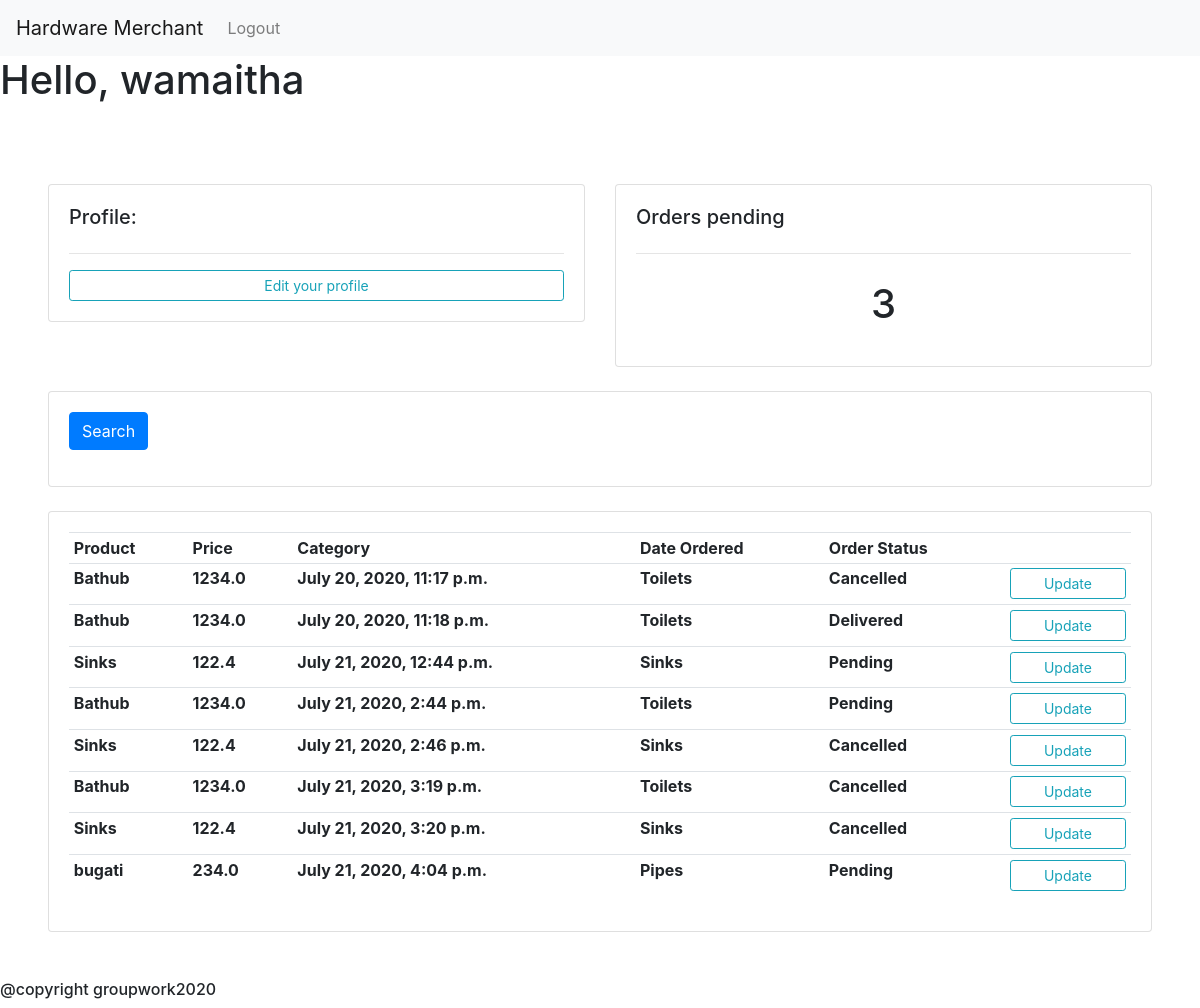
Before: /intern/Joshua/ (signed in) with the older database file.
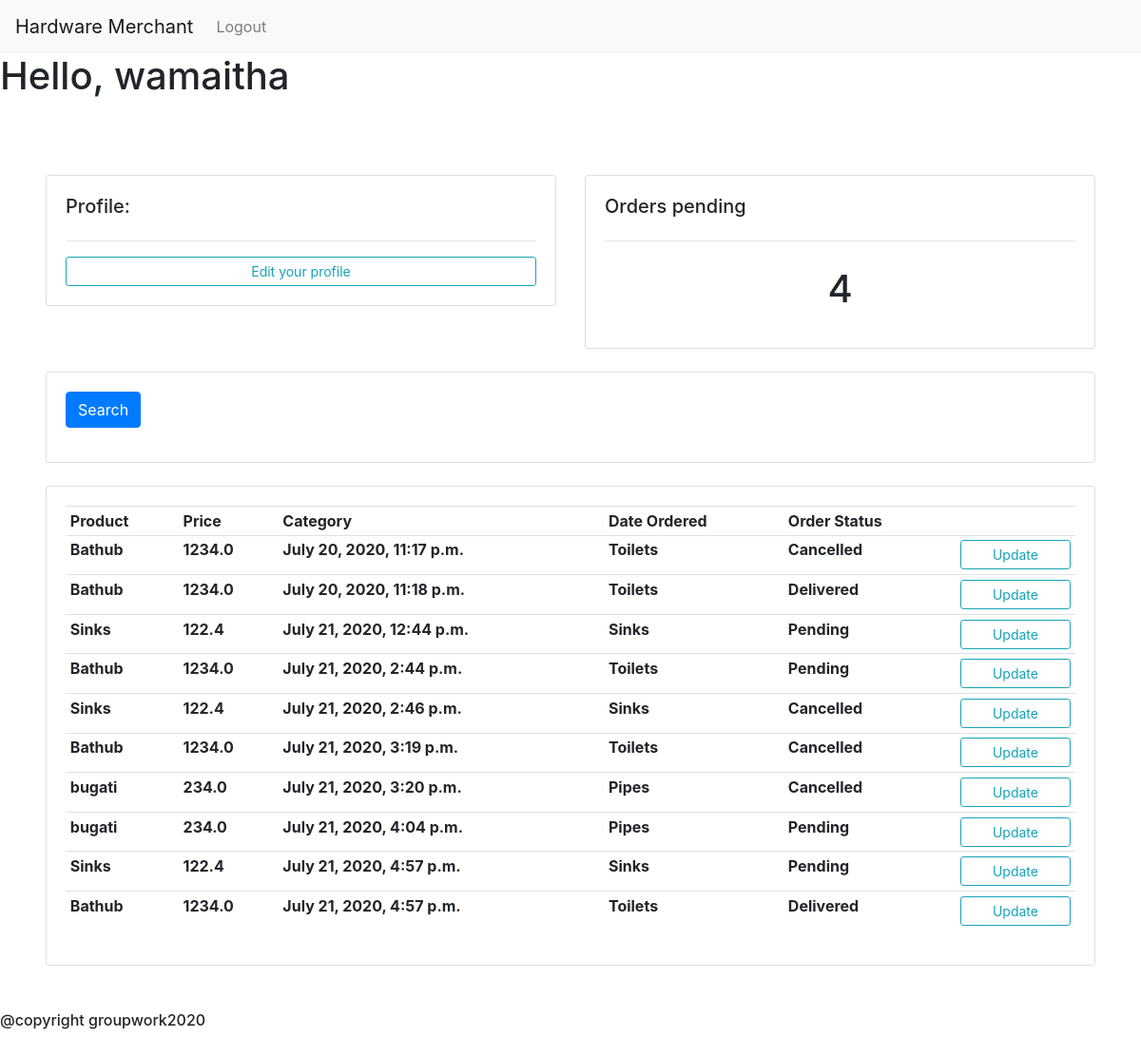
After: the same page with the newer database file.
### main/models.py (models this page shows, shortened)
class Order(models.Model):
    STATUS =(
                ('Pending', 'Pending'),
                ('Cancelled', 'Cancelled'),
                ('Delivered', 'Delivered'),
            )
    customer = models.ForeignKey(Customer, null=True, on_delete = models.SET_NULL)
    product =models.ForeignKey(Product, null=True, on_delete = models.SET_NULL)
    status =models.CharField(max_length=200, null=True, choices=STATUS)
    date_created=models.DateTimeField(auto_now_add=True,  null=True)

class Product(models.Model):
    CATEGORY = (
                    ('Sinks', 'Sinks'),
                    ('Pipes', 'Pipes'),
                    ('Toilets', 'Toilets'),
                )
    name=models.CharField(max_length=200, null=True)
    price=models.FloatField(max_length=200, null=True)
    category=models.CharField(max_length=200, null=True,choices=CATEGORY)
    description=models.CharField(max_length=200, null=True, blank=True)
    date_created=models.DateTimeField(auto_now_add=True,  null=True)
    image_url = models.CharField(max_length=200, null=True,default='https://upload.wikimedia.org/wikipedia/commons/8/89/Portrait_Placeholder.png' )
    stock_number = models.IntegerField(null=True, default=0)

### main/views.py (the view)
# urls.py: path("intern/<slug:username>/", views.intern, name='intern'),
@login_required(login_url='main:login')
def intern(request, username):
    username = Intern.objects.get(name=username)
    orders = Order.objects.all()
    pending_orders = orders.filter(status='Pending').count()
    context = {
        'username': username,
        'orders': orders,
        'pending_orders': pending_orders,
    }
    return render(request, 'main/intern.html', context)

### main/templates/main/intern.html
{% extends 'main/base.html' %}
{% block content%}
	<br>
<div class="" style="margin: 1%; padding: 3%">
<div class="row">
	<div class="col-md">
		<div class="card card-body">
			<h5>Profile:</h5>
			<hr>
			<a class="btn btn-outline-info  btn-sm btn-block" href="">Edit your profile</a>
		</div>
	</div>
	<div class="col-md">
		<div class="card card-body">
			<h5>Orders pending</h5>
			<hr>
			<h1 style="text-align: center;padding: 10px">{{ pending_orders }}</h1>
		</div>
	</div>
</div>
<br>
<div class="row">
	<div class="col">
		<div class="card card-body">
			<form method="get">
		    <button class="btn btn-primary" type="submit">Search</button>
		  </form>
		</div>
	</div>
</div>
<br>
      <div class="row">
        <div class="col-md">
            <div class="card card-body">
                <table class="table table-sm">
                    <tr>
                        <th>Product</th>
                        <th>Price</th>
                        <th>Category</th>
                        <th>Date Ordered</th>
                        <th>Order Status</th>
                        <th></th>
                    </tr>
                      {% for order in orders %}
                    <tr>
                        <th>  {{order.product.name}}</th>
                        <th>  {{order.product.price}}</th>
                        <th>  {{order.date_created}}</th>
                        <th>  {{order.product.category}}</th>
                        <th>  {{order.status}}</th>
                        <th> <a class="btn btn-outline-info  btn-sm btn-block" href="{% url 'main:updateorder' order.id %}">Update</a></th>
                    </tr>
                    {% endfor %}
                </table>
            </div>
        </div>
    </div>
</div>
{% endblock %}

Changed rows visible on the page:
changed Order "July 21, 2020, 3:20 p.m.": product.name "Sinks" → "bugati"; product.price "122.4" → "234.0"; product.category "Sinks" → "Pipes"
added Order: product.name "Sinks", product.price "122.4", date_created "July 21, 2020, 4:57 p.m.", product.category "Sinks", status "Pending"
added Order: product.name "Bathub", product.price "1234.0", date_created "July 21, 2020, 4:57 p.m.", product.category "Toilets", status "Delivered"
Other visible differences:
{{ pending_orders }}: "3" → "4"
